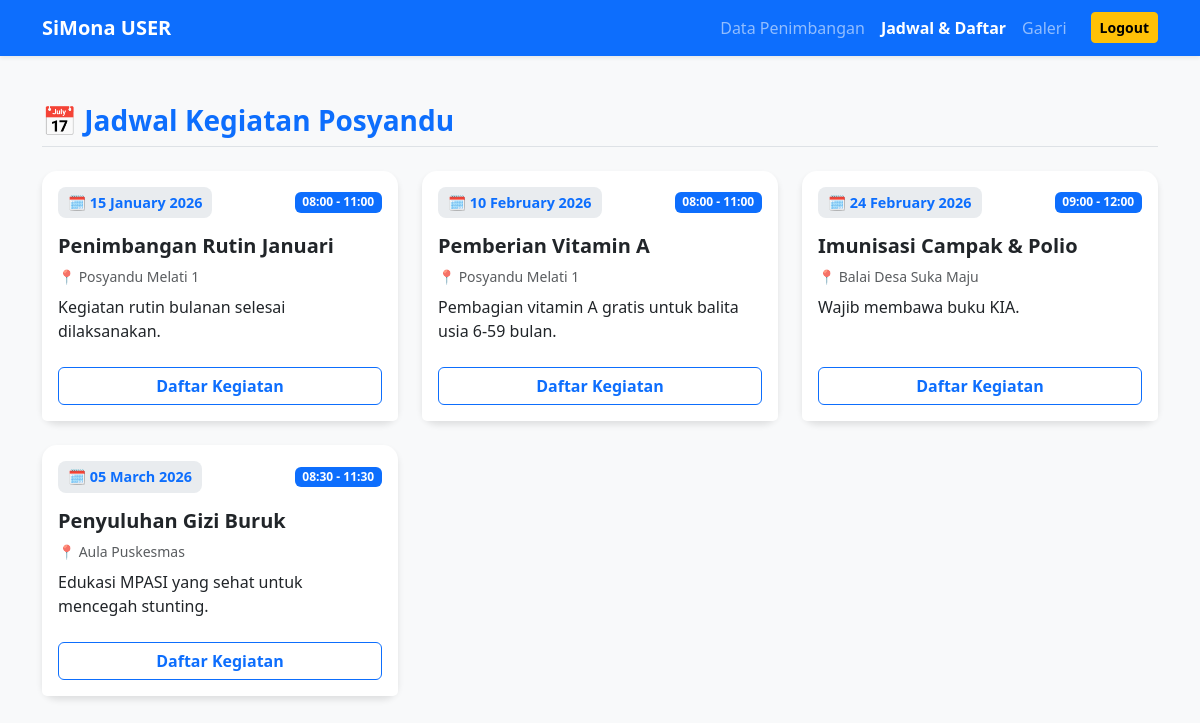
Page /jadwal.php (signed in) on the committed database.
### tables this page shows
CREATE TABLE `t_jadwal` (
  `id_jadwal` int(11) NOT NULL,
  `nama_kegiatan` varchar(255) NOT NULL,
  `tanggal` date NOT NULL,
  `waktu` varchar(50) NOT NULL,
  `tempat` varchar(100) NOT NULL,
  `deskripsi` text DEFAULT NULL,
  `created_at` timestamp NOT NULL DEFAULT current_timestamp()
);

### jadwal.php (the view, shortened to what this page needs)
<?php
include 'koneksi.php';
?>
<!DOCTYPE html>
<html lang="id">
<head>
    <link href="https://cdn.jsdelivr.net/npm/bootstrap@5.3.0/dist/css/bootstrap.min.css" rel="stylesheet">
</head>
<body>
    <?php
    include 'navbar.php';
    ?>
    <div class="container py-5">
        <h3 class="mb-4 text-primary fw-bold border-bottom pb-2">📅 Jadwal Kegiatan Posyandu</h3>
        <div class="row g-4">
            <?php
            $query_jadwal = "SELECT * FROM t_jadwal WHERE tanggal >= CURDATE() ORDER BY tanggal ASC";
            $result_jadwal = mysqli_query($koneksi, $query_jadwal);
            if (mysqli_num_rows($result_jadwal) > 0) {
                while ($jadwal = mysqli_fetch_assoc($result_jadwal)) {
                    $tgl = date('d F Y', strtotime($jadwal['tanggal']));
                    ?>
                    <div class="col-md-6 col-lg-4">
                        <div class="card card-jadwal h-100">
                            <div class="card-body">
                                <div class="d-flex justify-content-between align-items-center mb-3">
                                    <span class="date-badge">🗓️ <?= $tgl; ?></span>
                                    <span class="badge bg-primary"><?= htmlspecialchars($jadwal['waktu']); ?></span>
                                </div>
                                <h5 class="card-title fw-bold text-dark"><?= htmlspecialchars($jadwal['nama_kegiatan']); ?></h5>
                                <p class="card-text text-muted small mb-2">
                                    📍 <?= htmlspecialchars($jadwal['tempat']); ?>
                                </p>
                                <p class="card-text">
                                    <?= htmlspecialchars($jadwal['deskripsi']); ?>
                                </p>
                            </div>
                            <div class="card-footer bg-white border-0 pb-3">
                                <button type="button"
                                        class="btn btn-outline-primary w-100 fw-bold"
                                        data-bs-toggle="modal"
                                        data-bs-target="#modalDaftar"
                                        data-id="<?= $jadwal['id_jadwal']; ?>"
                                        data-kegiatan="<?= htmlspecialchars($jadwal['nama_kegiatan']); ?>"
                                        data-tanggal="<?= $tgl; ?>"
                                        data-lokasi="<?= htmlspecialchars($jadwal['tempat']); ?>">
                                    Daftar Kegiatan
                                </button>
                            </div>
                        </div>
                    </div>
                    <?php
                }
            } else {
                echo '<div class="col-12"><div class="alert alert-info text-center">Belum ada jadwal kegiatan mendatang.</div></div>';
            }
            ?>
        </div>
    </div>
</body>
</html>

### jadwal.php (style rules this page uses)
body { background-color: #f8f9fa; }
.card-jadwal { border: none; border-radius: 15px; box-shadow: 0 4px 6px rgba(0,0,0,0.1); transition: transform 0.2s; }
.date-badge { background-color: #e9ecef; color: #0d6efd; padding: 5px 10px; border-radius: 8px; font-weight: bold; font-size: 0.9rem; }

### rows in the picture
t_jadwal: tanggal "15 January 2026", waktu "08:00 - 11:00", nama_kegiatan "Penimbangan Rutin Januari", tempat "Posyandu Melati 1", deskripsi "Kegiatan rutin bulanan selesai dilaksanakan."
t_jadwal: tanggal "10 February 2026", waktu "08:00 - 11:00", nama_kegiatan "Pemberian Vitamin A", tempat "Posyandu Melati 1", deskripsi "Pembagian vitamin A gratis untuk balita usia 6-59 bulan."
t_jadwal: tanggal "24 February 2026", waktu "09:00 - 12:00", nama_kegiatan "Imunisasi Campak & Polio", tempat "Balai Desa Suka Maju", deskripsi "Wajib membawa buku KIA."
t_jadwal: tanggal "05 March 2026", waktu "08:30 - 11:30", nama_kegiatan "Penyuluhan Gizi Buruk", tempat "Aula Puskesmas", deskripsi "Edukasi MPASI yang sehat untuk mencegah stunting."
